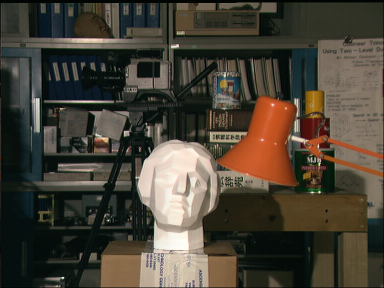
#> input picture tests/left_image.ppm, 384 x 288 px, given in place of left_image.jpg, which was not available
$ python rectification.py   (older library calls are emulated)
#> lines starting #> are read from the running program, lines starting #| are printed output that depends on the picture; pictures that were not available may be replaced by others from this repository, and a replacement may not be noted
import cv2
import numpy as np

def rectify_and_compute_depth(left_image_path, right_image_path, calibration_params):
  """
  Rectifies stereo images and computes a depth map using precomputed calibration parameters.

  :param left_image_path: Path to the left image.
  :param right_image_path: Path to the right image.
  :param calibration_params: Dictionary containing stereo camera calibration parameters.
  :return: Rectified left and right images, depth map, and normalized disparity map.
  """
#> called with left_image_path = 'left_image.jpg', right_image_path = 'right_image.jpg'
  # Load left and right images
  left_image = cv2.imread(left_image_path)
#> left_image is the input picture: shape (288, 384, 3); mean B, G, R 54.7, 66.6, 73.2
  right_image = cv2.imread(right_image_path)
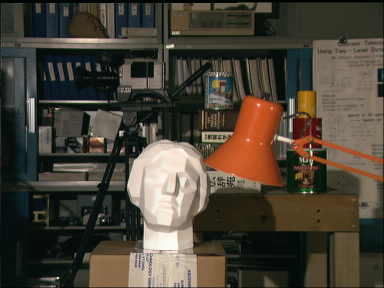
#> input picture tests/right_image.ppm, 384 x 288 px, given in place of right_image.jpg, which was not available
#> right_image is the input picture: shape (288, 384, 3); mean B, G, R 55.2, 67.2, 74.1

  # Extract calibration parameters and ensure they are float64
  camera_matrix_left = np.array(calibration_params['camera_matrix_left'], dtype=np.float64)
  dist_coeffs_left = np.array(calibration_params['dist_coeffs_left'], dtype=np.float64)
  camera_matrix_right = np.array(calibration_params['camera_matrix_right'], dtype=np.float64)
  dist_coeffs_right = np.array(calibration_params['dist_coeffs_right'], dtype=np.float64)
  R = np.array(calibration_params['R'], dtype=np.float64)
  T = np.array(calibration_params['T'], dtype=np.float64)
  image_size = calibration_params['image_size']

  # Stereo rectification
  R1, R2, P1, P2, Q, _, _ = cv2.stereoRectify(
    camera_matrix_left, dist_coeffs_left,
    camera_matrix_right, dist_coeffs_right,
    image_size, R, T, flags=cv2.CALIB_ZERO_DISPARITY, alpha=0
  )

  # Compute rectification maps
  map1x, map1y = cv2.initUndistortRectifyMap(
    camera_matrix_left, dist_coeffs_left, R1, P1, image_size, cv2.CV_32FC1
  )
  map2x, map2y = cv2.initUndistortRectifyMap(
    camera_matrix_right, dist_coeffs_right, R2, P2, image_size, cv2.CV_32FC1
  )

  # Apply rectification
  rectified_left = cv2.remap(left_image, map1x, map1y, cv2.INTER_LINEAR)
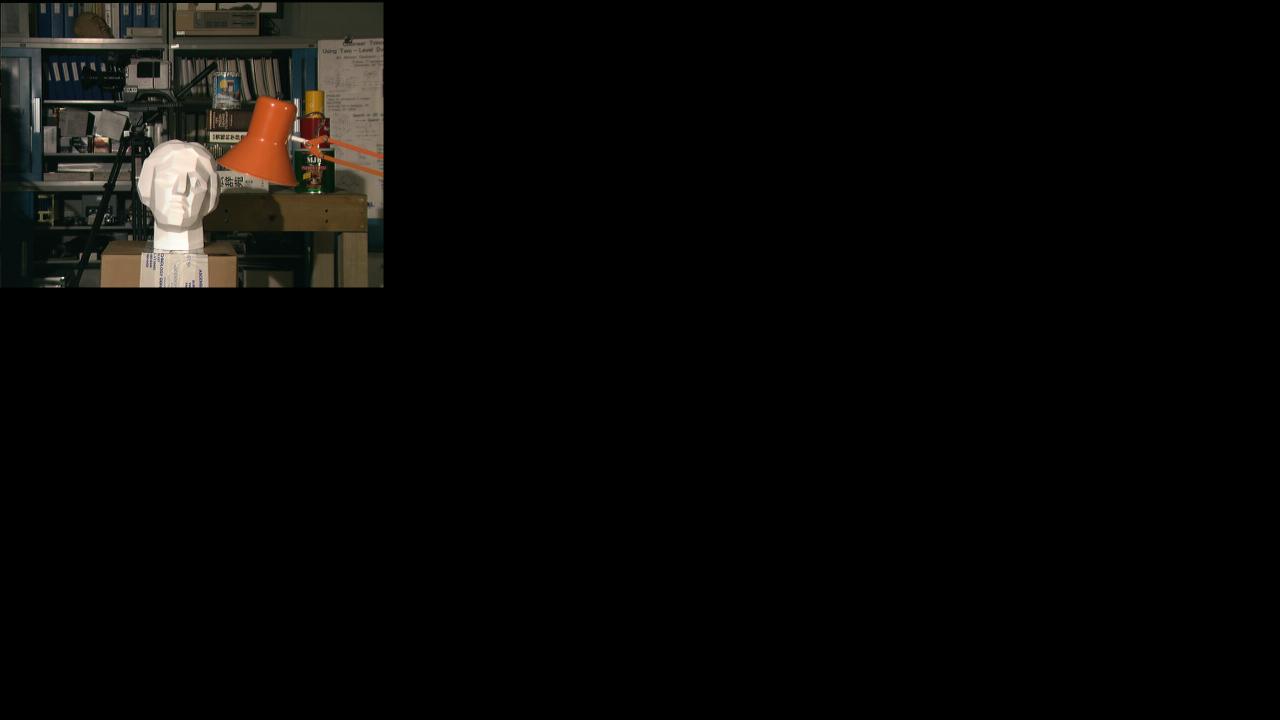
#> rectified_left: shape (720, 1280, 3); mean B, G, R 6.6, 8, 8.8
  rectified_right = cv2.remap(right_image, map2x, map2y, cv2.INTER_LINEAR)
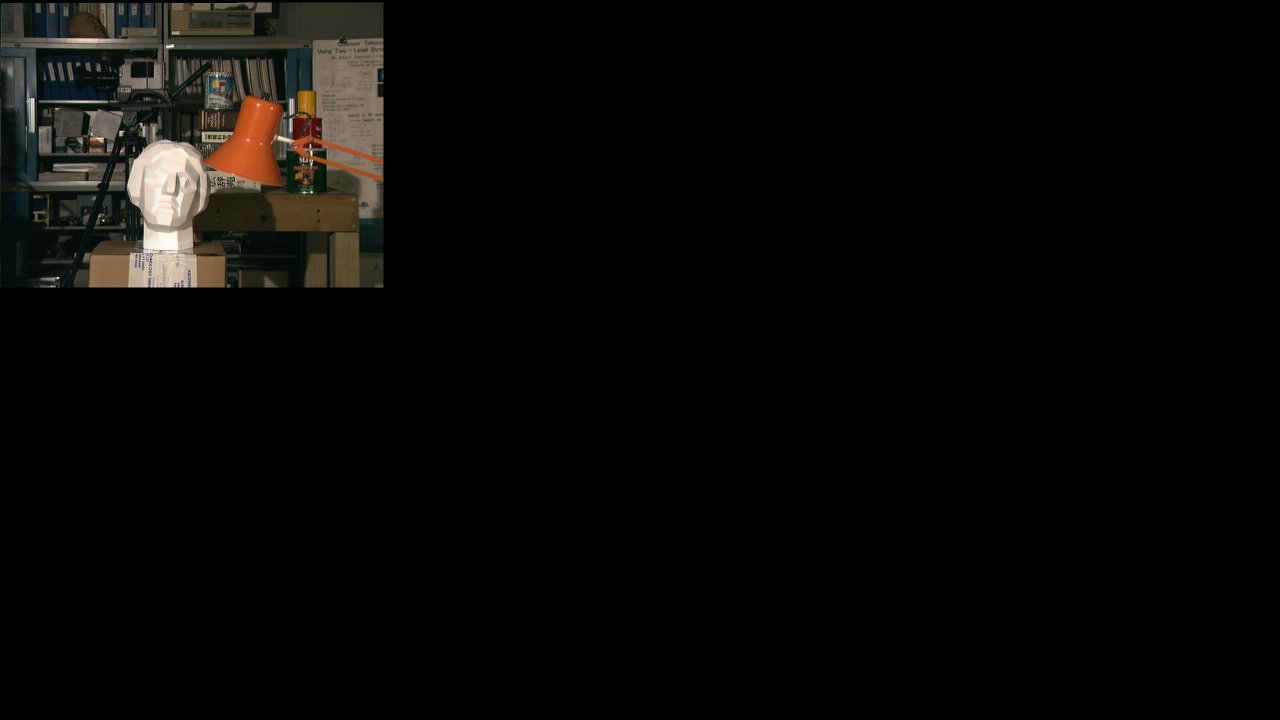
#> rectified_right: shape (720, 1280, 3); mean B, G, R 6.6, 8.1, 8.9

  # Compute depth map
  stereo = cv2.StereoSGBM_create(
    minDisparity=0,
    numDisparities=128,  # Must be divisible by 16
    blockSize=15,
    P1=8 * 3 * 15**2,
    P2=32 * 3 * 15**2,
    disp12MaxDiff=1,
    uniquenessRatio=15,
    speckleWindowSize=50,
    speckleRange=2,
    preFilterCap=63
  )
  disparity = stereo.compute(cv2.cvtColor(rectified_left, cv2.COLOR_BGR2GRAY),
                             cv2.cvtColor(rectified_right, cv2.COLOR_BGR2GRAY)).astype(np.float32) / 16.0
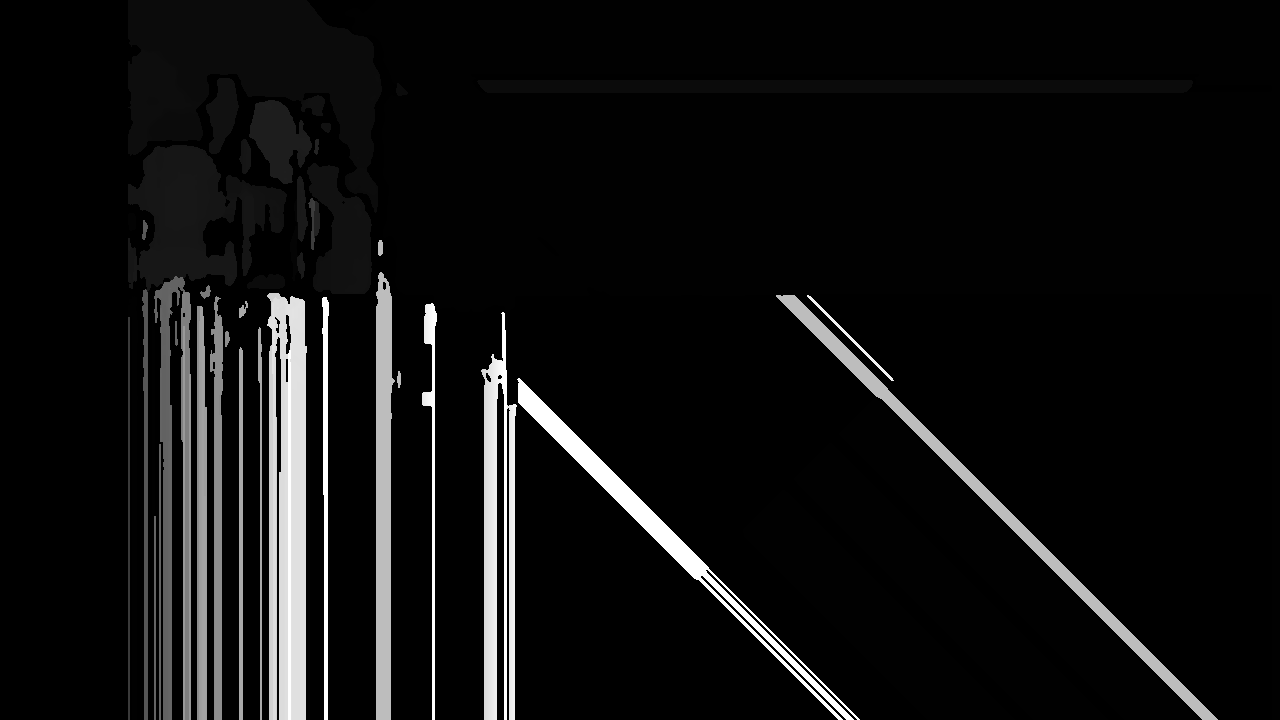
#> disparity: shape (720, 1280) float32; min -1, max 127, mean 7.1; drawn with min black and max white

  # Normalize the disparity map for visualization
  disparity_normalized = cv2.normalize(disparity, None, alpha=0, beta=255, norm_type=cv2.NORM_MINMAX)
  disparity_normalized = np.uint8(disparity_normalized)

  return rectified_left, rectified_right, disparity, disparity_normalized


def main():
  # Stereo calibration parameters (replace with actual values from your source)
  calibration_params = {
    "camera_matrix_left": np.array([[700, 0, 640], [0, 700, 360], [0, 0, 1]]),
    "dist_coeffs_left": np.zeros(5),  # Assume no distortion
    "camera_matrix_right": np.array([[700, 0, 640], [0, 700, 360], [0, 0, 1]]),
    "dist_coeffs_right": np.zeros(5),  # Assume no distortion
    "R": np.array([[1, 0, 0], [0, 1, 0], [0, 0, 1]]),  # Assume cameras are aligned
    "T": np.array([-0.1, 0, 0]),  # Translation vector (baseline = 0.1 meters)
    "image_size": (1280, 720)  # Image resolution
  }

  # Paths to the left and right images
  left_image_path = "left_image.jpg"
  right_image_path = "right_image.jpg"

  # Rectify and compute depth
  rectified_left, rectified_right, disparity, disparity_normalized = rectify_and_compute_depth(
    left_image_path, right_image_path, calibration_params
  )

  # Display results
  cv2.imshow("Rectified Left", rectified_left)
  cv2.imshow("Rectified Right", rectified_right)
  cv2.imshow("Depth Map (Normalized)", disparity_normalized)
  cv2.waitKey(0)
  cv2.destroyAllWindows()

if __name__ == "__main__":
  main()
